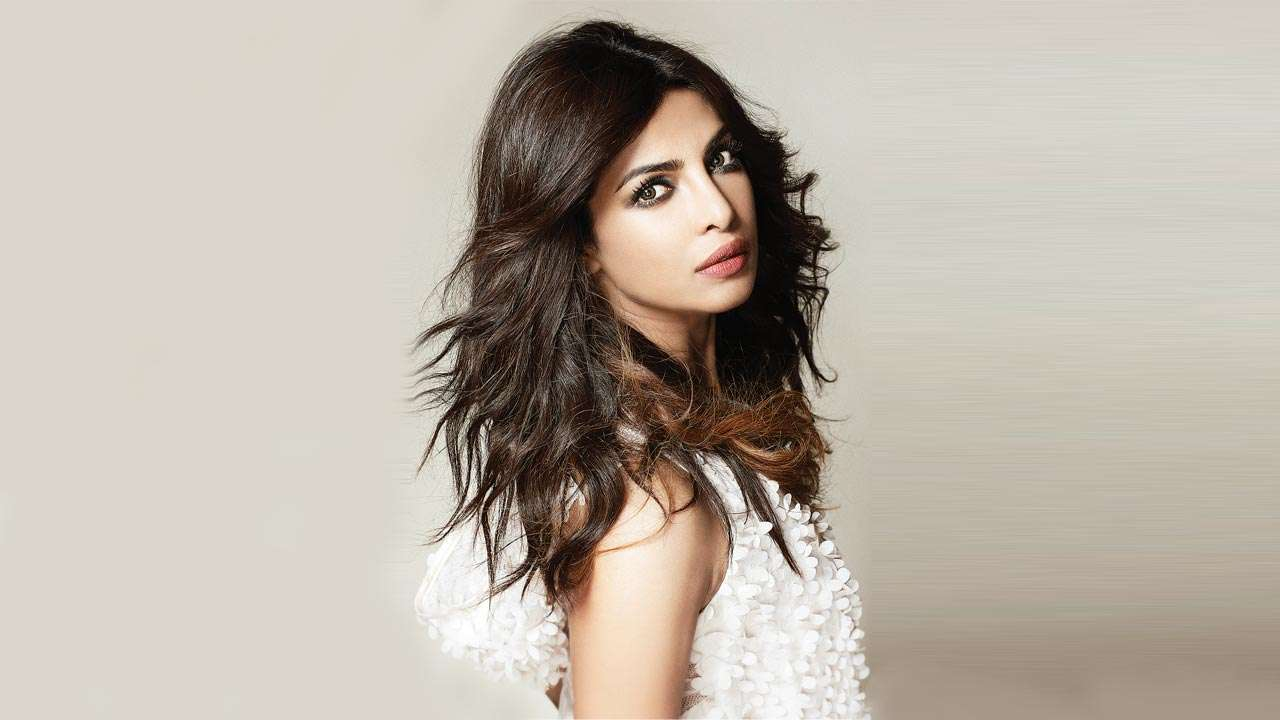
#> input picture priya/1.jpg, 1280 x 720 px, found by its file name; its folder holds 4 pictures in this run
$ jupyter execute --allow-errors 'image recognition.ipynb'   (shell and % lines are left out)
#> lines starting #> are read from the running program, lines starting #| are printed output that depends on the picture
[cell 1]
import os
import warnings
warnings.simplefilter("ignore")

[cell 2]
import pandas as pd
import numpy as np

[cell 3]
import matplotlib.pyplot as plt

[cell 4]
from skimage.io import imread,imshow
from skimage.transform import resize
from skimage.color import rgb2gray

[cell 5]
priya=os.listdir("C:/Users/kiran vignesh/Downloads/priya")

#> (a cell that did not finish here is left out)

[cell 7]
limit=10
priya_images=[None]*limit
j=0
for i in priya:
    if(j<limit):
        priya_images[j]=imread("C:/Users/kiran vignesh/Downloads/priya/"+i)
        j+=1
    else:
        break

[cell 8]
imshow(priya_images[0])

[cell 9]
limit=10
#> limit = 10
kidd_images=[None]*limit
#> kidd_images = 10 items
j=0
#> (the rest of this cell did not finish here and is left out)

#> (a cell that did not finish here is left out)

[cell 11]
limit=10
ed_images=[None]*limit
j=0
#> (the rest of this cell did not finish here and is left out)

#> (a cell that did not finish here is left out)

[cell 13]
priya_gray=[None]*limit
j=0
for i in priya:
    if(j<limit):
        priya_gray[j]=rgb2gray(priya_images[j])
        j+=1
    else:
        break
#> after the loop, j = 4; priya_gray = 10 items

[cell 14]
kidd_gray=[None]*limit
j=0
#> (the rest of this cell did not finish here and is left out)

[cell 15]
ed_gray=[None]*limit
j=0
#> (the rest of this cell did not finish here and is left out)

[cell 16]
imshow(priya_gray[0])
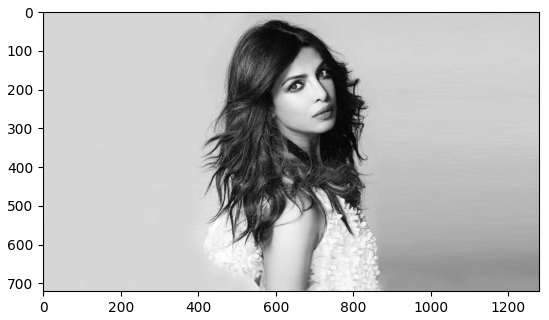
#> figure drawn by matplotlib, 1 panel

#> (a cell that did not finish here is left out)

#> (a cell that did not finish here is left out)

[cell 19]
priya_gray[3].shape
#> Out = (961, 680)
